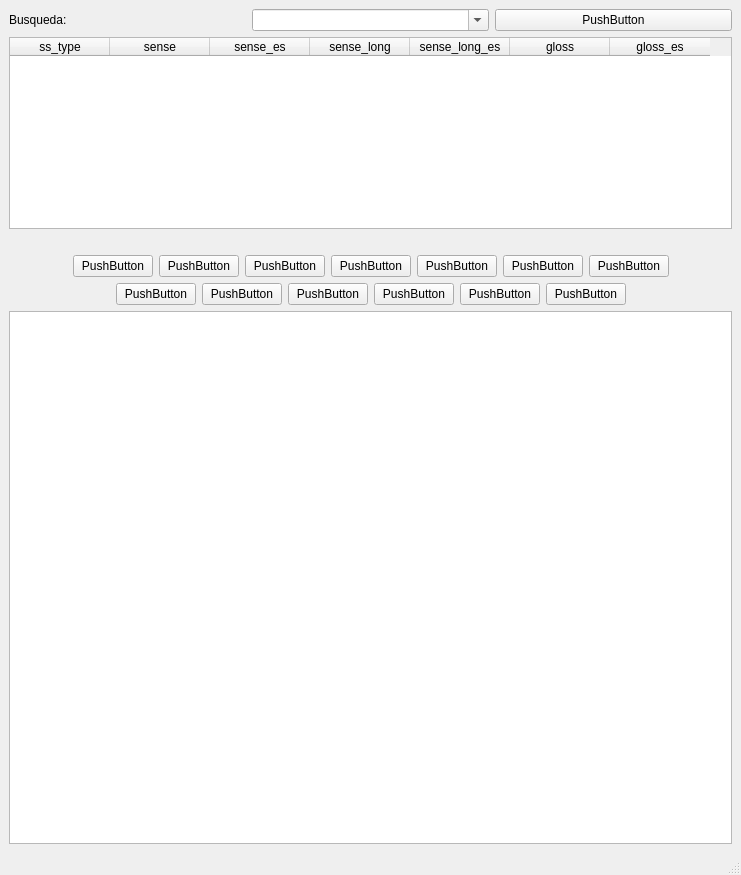
<?xml version="1.0" encoding="UTF-8"?>
<ui version="4.0">
 <class>MainWindow</class>
 <widget class="QMainWindow" name="MainWindow">
  <property name="geometry">
   <rect>
    <x>0</x>
    <y>0</y>
    <width>741</width>
    <height>875</height>
   </rect>
  </property>
  <property name="windowTitle">
   <string>QtNLP_Wordnet</string>
  </property>
  <widget class="QWidget" name="centralwidget">
   <layout class="QGridLayout" name="gridLayout_2">
    <item row="0" column="0">
     <layout class="QVBoxLayout" name="verticalLayout_3">
      <item>
       <layout class="QGridLayout" name="gridLayout">
        <item row="0" column="0">
         <layout class="QHBoxLayout" name="horizontalLayout">
          <item>
           <widget class="QLabel" name="label">
            <property name="text">
             <string>Busqueda:</string>
            </property>
           </widget>
          </item>
          <item>
           <widget class="QComboBox" name="comboBox">
            <property name="enabled">
             <bool>true</bool>
            </property>
            <property name="editable">
             <bool>true</bool>
            </property>
           </widget>
          </item>
          <item>
           <widget class="QPushButton" name="pushButton">
            <property name="text">
             <string>PushButton</string>
            </property>
           </widget>
          </item>
         </layout>
        </item>
        <item row="1" column="0">
         <widget class="QTableWidget" name="tableWidget">
          <property name="sizePolicy">
           <sizepolicy hsizetype="Expanding" vsizetype="Fixed">
            <horstretch>8</horstretch>
            <verstretch>12</verstretch>
           </sizepolicy>
          </property>
          <property name="minimumSize">
           <size>
            <width>0</width>
            <height>10</height>
           </size>
          </property>
          <property name="gridStyle">
           <enum>Qt::DashDotLine</enum>
          </property>
          <column>
           <property name="text">
            <string>ss_type</string>
           </property>
          </column>
          <column>
           <property name="text">
            <string>sense</string>
           </property>
          </column>
          <column>
           <property name="text">
            <string>sense_es</string>
           </property>
          </column>
          <column>
           <property name="text">
            <string>sense_long</string>
           </property>
          </column>
          <column>
           <property name="text">
            <string>sense_long_es</string>
           </property>
          </column>
          <column>
           <property name="text">
            <string>gloss</string>
           </property>
          </column>
          <column>
           <property name="text">
            <string>gloss_es</string>
           </property>
          </column>
         </widget>
        </item>
       </layout>
      </item>
      <item>
       <widget class="QLabel" name="label_2">
        <property name="text">
         <string/>
        </property>
       </widget>
      </item>
      <item>
       <layout class="QVBoxLayout" name="verticalLayout_2">
        <item>
         <layout class="QVBoxLayout" name="verticalLayout">
          <item>
           <layout class="QHBoxLayout" name="horizontalLayout_2">
            <item>
             <spacer name="horizontalSpacer_3">
              <property name="orientation">
               <enum>Qt::Horizontal</enum>
              </property>
              <property name="sizeHint" stdset="0">
               <size>
                <width>40</width>
                <height>20</height>
               </size>
              </property>
             </spacer>
            </item>
            <item>
             <widget class="QPushButton" name="pushButton_2">
              <property name="text">
               <string>PushButton</string>
              </property>
             </widget>
            </item>
            <item>
             <widget class="QPushButton" name="pushButton_3">
              <property name="text">
               <string>PushButton</string>
              </property>
             </widget>
            </item>
            <item>
             <widget class="QPushButton" name="pushButton_4">
              <property name="text">
               <string>PushButton</string>
              </property>
             </widget>
            </item>
            <item>
             <widget class="QPushButton" name="pushButton_5">
              <property name="text">
               <string>PushButton</string>
              </property>
             </widget>
            </item>
            <item>
             <widget class="QPushButton" name="pushButton_6">
              <property name="text">
               <string>PushButton</string>
              </property>
             </widget>
            </item>
            <item>
             <widget class="QPushButton" name="pushButton_7">
              <property name="text">
               <string>PushButton</string>
              </property>
             </widget>
            </item>
            <item>
             <widget class="QPushButton" name="pushButton_8">
              <property name="text">
               <string>PushButton</string>
              </property>
             </widget>
            </item>
            <item>
             <spacer name="horizontalSpacer_4">
              <property name="orientation">
               <enum>Qt::Horizontal</enum>
              </property>
              <property name="sizeHint" stdset="0">
               <size>
                <width>40</width>
                <height>20</height>
               </size>
              </property>
             </spacer>
            </item>
           </layout>
          </item>
          <item>
           <layout class="QHBoxLayout" name="horizontalLayout_3">
            <item>
             <spacer name="horizontalSpacer_2">
              <property name="orientation">
               <enum>Qt::Horizontal</enum>
              </property>
              <property name="sizeHint" stdset="0">
               <size>
                <width>40</width>
                <height>20</height>
               </size>
              </property>
             </spacer>
            </item>
            <item>
             <widget class="QPushButton" name="pushButton_9">
              <property name="text">
               <string>PushButton</string>
              </property>
             </widget>
            </item>
            <item>
             <widget class="QPushButton" name="pushButton_10">
              <property name="text">
               <string>PushButton</string>
              </property>
             </widget>
            </item>
            <item>
             <widget class="QPushButton" name="pushButton_11">
              <property name="text">
               <string>PushButton</string>
              </property>
             </widget>
            </item>
            <item>
             <widget class="QPushButton" name="pushButton_12">
              <property name="text">
               <string>PushButton</string>
              </property>
             </widget>
            </item>
            <item>
             <widget class="QPushButton" name="pushButton_13">
              <property name="text">
               <string>PushButton</string>
              </property>
             </widget>
            </item>
            <item>
             <widget class="QPushButton" name="pushButton_14">
              <property name="text">
               <string>PushButton</string>
              </property>
             </widget>
            </item>
            <item>
             <spacer name="horizontalSpacer">
              <property name="orientation">
               <enum>Qt::Horizontal</enum>
              </property>
              <property name="sizeHint" stdset="0">
               <size>
                <width>40</width>
                <height>20</height>
               </size>
              </property>
             </spacer>
            </item>
           </layout>
          </item>
         </layout>
        </item>
        <item>
         <widget class="QListWidget" name="listWidget"/>
        </item>
       </layout>
      </item>
     </layout>
    </item>
   </layout>
  </widget>
  <widget class="QMenuBar" name="menubar">
   <property name="geometry">
    <rect>
     <x>0</x>
     <y>0</y>
     <width>741</width>
     <height>20</height>
    </rect>
   </property>
  </widget>
  <widget class="QStatusBar" name="statusbar"/>
 </widget>
 <resources/>
 <connections/>
</ui>
